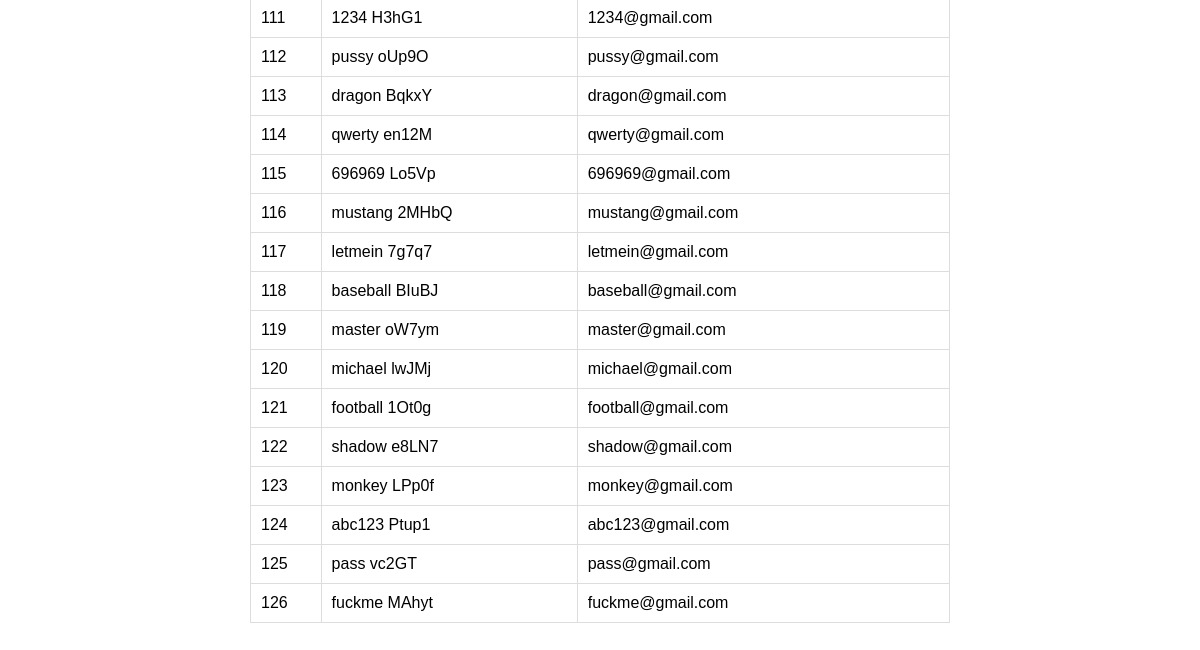
Before: / (lower part) with the older database file.
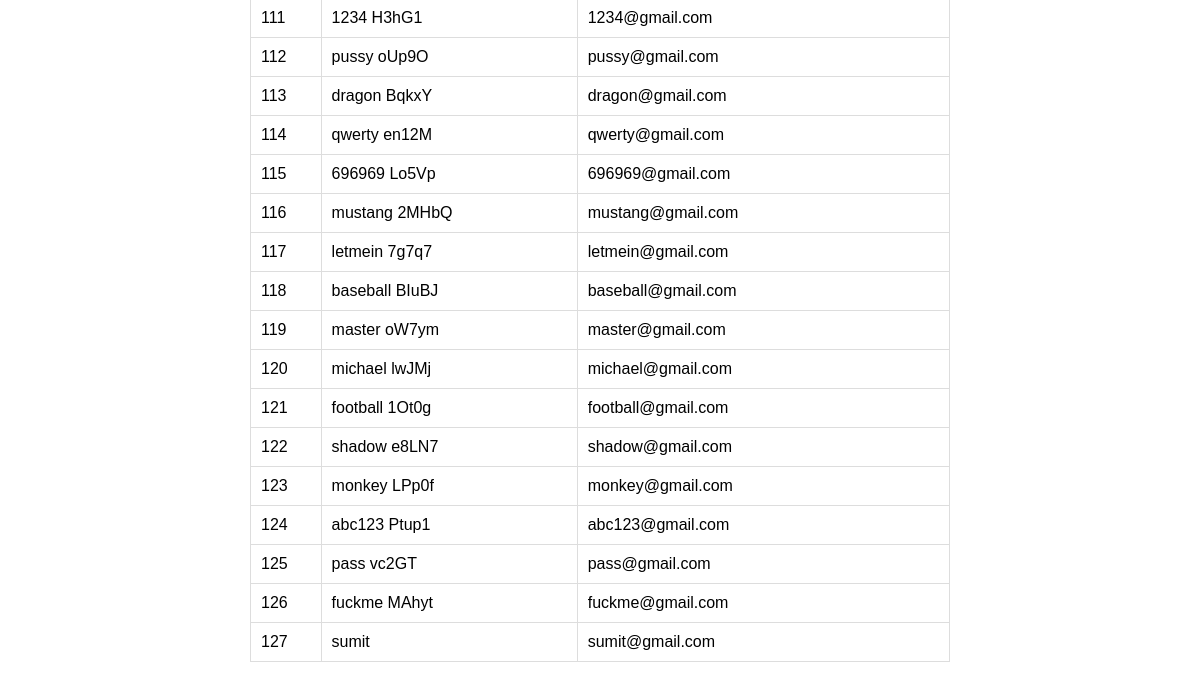
After: the same page with the newer database file.
### tables this page shows
CREATE TABLE users (
                id INTEGER PRIMARY KEY AUTOINCREMENT,
                username TEXT NOT NULL UNIQUE,
                email TEXT NOT NULL UNIQUE,
                password TEXT NOT NULL
            );

### app.py (the view)
@app.route("/")
def index():
    db = get_db()
    users = db.execute(
        "SELECT id, username, email FROM users ORDER BY id"
    ).fetchall()
    return render_template("index.html", users=users)

### database.py (called while the page is built)
def get_db():
    if "db" not in g:
        conn = sqlite3.connect(DATABASE)
        conn.row_factory = sqlite3.Row
        g.db = conn
    return g.db

### templates/index.html (shortened to what this page needs)
<!doctype html>
<html lang="en">
  <head>
  </head>
  <body>
    <table>
      <tbody>
        {% for user in users %}
        <tr>
          <td>{{ user.id }}</td>
          <td>{{ user.username }}</td>
          <td>{{ user.email }}</td>
        </tr>
        {% else %}
        <tr>
          <td colspan="3">No users found.</td>
        </tr>
        {% endfor %}
      </tbody>
    </table>
  </body>
</html>

### templates/index.html (style rules this page uses)
body { font-family: Arial, sans-serif; max-width: 700px; margin: 40px auto; padding: 0 20px; }
table { width: 100%; border-collapse: collapse; }

Changed rows visible on the page:
added users: id "127", username "sumit", email "sumit@gmail.com"
